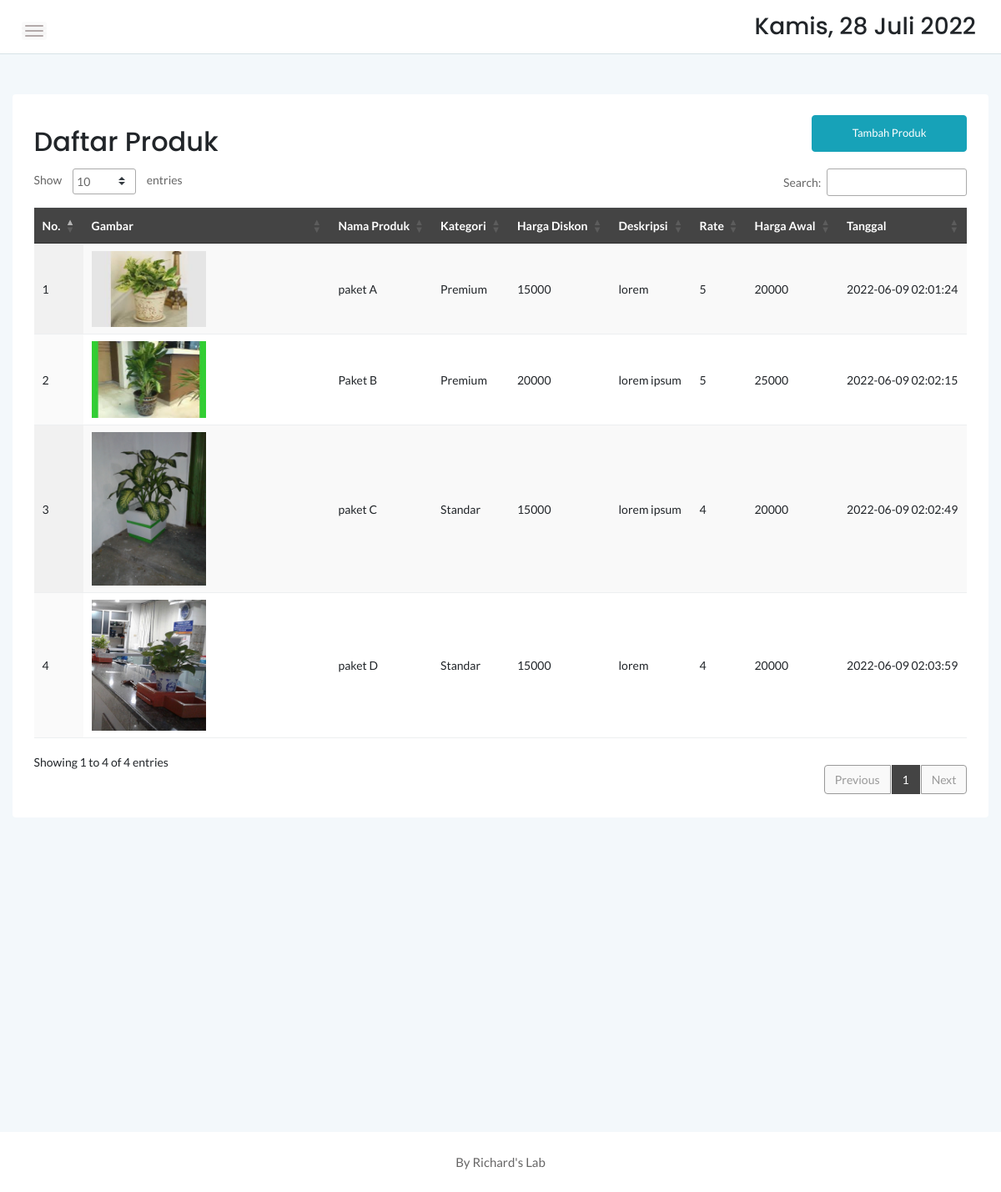
The app's page /admin/produk.php with its own data.
### tables this page shows
CREATE TABLE `produk` (
  `idproduk` int(11) NOT NULL,
  `idkategori` int(11) NOT NULL,
  `namaproduk` varchar(30) NOT NULL,
  `gambar` varchar(100) NOT NULL,
  `deskripsi` varchar(200) NOT NULL,
  `rate` int(11) NOT NULL,
  `hargabefore` int(11) NOT NULL,
  `hargaafter` int(11) NOT NULL,
  `tgldibuat` timestamp NOT NULL DEFAULT current_timestamp(),
  `status` varchar(15) NOT NULL
);

CREATE TABLE `kategori` (
  `idkategori` int(11) NOT NULL,
  `namakategori` varchar(20) NOT NULL,
  `tgldibuat` timestamp NOT NULL DEFAULT current_timestamp()
);

### admin/produk.php (the view, shortened to what this page needs)
<?php
	include '../dbconnect.php';
	?>
<!doctype html>
<html class="no-js" lang="en">
<head>
    <link rel="stylesheet" href="assets/css/bootstrap.min.css">
    <link rel="stylesheet" href="assets/css/font-awesome.min.css">
    <link rel="stylesheet" href="assets/css/themify-icons.css">
    <link rel="stylesheet" href="assets/css/metisMenu.css">
    <link rel="stylesheet" href="assets/css/owl.carousel.min.css">
    <link rel="stylesheet" href="assets/css/slicknav.min.css">
    <link rel="stylesheet" href="https://www.amcharts.com/lib/3/plugins/export/export.css" type="text/css" media="all" />
	<link rel="stylesheet" type="text/css" href="https://cdn.datatables.net/1.10.20/css/jquery.dataTables.min.css">
    <link rel="stylesheet" type="text/css" href="https://cdn.datatables.net/1.10.20/css/jquery.dataTables.css">
    <link rel="stylesheet" type="text/css" href="https://cdn.datatables.net/1.10.20/css/dataTables.bootstrap4.min.css">
    <link rel="stylesheet" type="text/css" href="https://cdn.datatables.net/responsive/2.2.3/css/responsive.bootstrap.min.css">
    <link rel="stylesheet" type="text/css" href="https://cdn.datatables.net/responsive/2.2.3/css/responsive.jqueryui.min.css">
	<link rel="stylesheet" type="text/css" href="https://cdn.datatables.net/buttons/1.5.2/css/buttons.dataTables.min.css">
    <link rel="stylesheet" href="assets/css/typography.css">
    <link rel="stylesheet" href="assets/css/default-css.css">
    <link rel="stylesheet" href="assets/css/styles.css">
    <link rel="stylesheet" href="assets/css/responsive.css">
</head>
<body>
    <div class="page-container">
        <div class="main-content">
            <div class="header-area">
                <div class="row align-items-center">
                    <div class="col-md-6 col-sm-8 clearfix">
                        <div class="nav-btn pull-left">
                            <span></span>
                            <span></span>
                            <span></span>
                        </div>
                    </div>
                    <div class="col-md-6 col-sm-4 clearfix">
                        <ul class="notification-area pull-right">
                            <li><h3><div class="date">
						</b></div></h3>
						</li>
                        </ul>
                    </div>
                </div>
            </div>
            <div class="main-content-inner">
                <div class="row mt-5 mb-5">
                    <div class="col-12">
                        <div class="card">
                            <div class="card-body">
                                <div class="d-sm-flex justify-content-between align-items-center">
									<h2>Daftar Produk</h2>
									<button style="margin-bottom:20px" data-toggle="modal" data-target="#myModal" class="btn btn-info col-md-2">Tambah Produk</button>
                                </div>
                                    <div class="data-tables datatable-dark">
										 <table id="dataTable3" class="display" style="width:100%"><thead class="thead-dark">
											<tr>
												<th>No.</th>
												<th>Gambar</th>
												<th>Nama Produk</th>
												<th>Kategori</th>
												<th>Harga Diskon</th>
												<th>Deskripsi</th>
												<th>Rate</th>
												<th>Harga Awal</th>
												<th>Tanggal</th>
											</tr></thead><tbody>
											<?php
											$brgs=mysqli_query($conn,"SELECT * from kategori k, produk p where k.idkategori=p.idkategori order by idproduk ASC");
											$no=1;
											while($p=mysqli_fetch_array($brgs)){
												?>
												<tr>
													<td><?php echo $no++ ?></td>
													<td><img src="../<?php echo $p['gambar'] ?>" width="50%"\></td>
													<td><?php echo $p['namaproduk'] ?></td>
													<td><?php echo $p['namakategori'] ?></td>
													<td><?php echo $p['hargaafter'] ?></td>
													<td><?php echo $p['deskripsi'] ?></td>
													<td><?php echo $p['rate'] ?></td>
													<td><?php echo $p['hargabefore'] ?></td>
													<td><?php echo $p['tgldibuat'] ?></td>
												</tr>
												<?php
											}
											?>
										</tbody>
										</table>
                                    </div>
								 </div>
                            </div>
                        </div>
                    </div>
                </div>
            </div>
        </div>
        <footer>
            <div class="footer-area">
                <p>By Richard's Lab</p>
            </div>
        </footer>
</body>
</html>

### admin/assets/css/styles.css (style rules this page uses)
.page-container { width: 100%; height: 100%; min-height: 100vh; padding-left: 280px; -webkit-transition: padding-left 0.3s ease 0s; transition: padding-left 0.3s ease 0s; }
.card { border: none; border-radius: 4px; background-color: #fff; -webkit-transition: all 0.3s ease 0s; transition: all 0.3s ease 0s; }
.card-body { padding: 25.6px; padding: 1.6rem; }
.main-content { width: 100%; background: #F3F8FB; }
.main-content-inner { padding: 0 30px 50px; }
.header-area { padding: 15px 30px; background: #fff; border-bottom: 1px solid #d8e3e7; }
.nav-btn { margin-right: 30px; margin-top: 10px; cursor: pointer; }
.nav-btn span { display: block; width: 22px; height: 2px; background: #b3aaaa; margin: 4px 0; border-radius: 15px; -webkit-transition: all 0.3s ease 0s; transition: all 0.3s ease 0s; box-shadow: 0 0 0 4px rgba(99, 96, 96, 0.03); }
.notification-area { -webkit-user-select: none; -moz-user-select: none; -ms-user-select: none; user-select: none; position: relative; z-index: 1; }
.notification-area li { display: inline-block; margin-left: 20px; cursor: pointer; -webkit-user-select: none; -moz-user-select: none; -ms-user-select: none; user-select: none; }
.footer-area { text-align: center; padding: 23px 0 19px; background: #fff; }
.footer-area p { color: #676666; margin-bottom: 0; }
.btn { padding: 11px 17px; font-size: 13px; letter-spacing: 0; }
table tr th { border-bottom: none; }
table tr th, table tr td { border-top: 1px solid rgba(120, 130, 140, 0.13) !important; }
table.dataTable.no-footer { border-bottom: 1px solid rgba(120, 130, 140, 0.13) !important; }
table.dataTable thead th, table.dataTable thead td { border-bottom-color: transparent; }
.datatable-dark thead { background: #444; color: #fff; }

### admin/assets/css/responsive.css (style rules this page uses)
@media (min-width: 1200px) and (max-width: 1364px) { .main-content-inner { padding: 0 15px 50px; } }
@media (min-width: 1200px) and (max-width: 1364px) { .page-container, .sbar_collapsed.page-container { padding-left: 0; } }

### records on screen
produk: gambar (picture), namaproduk "paket A", idkategori.namakategori "Premium", hargaafter "15000", deskripsi "lorem", rate "5", hargabefore "20000", tgldibuat "2022-06-09 02:01:24"
produk: gambar (picture), namaproduk "Paket B", idkategori.namakategori "Premium", hargaafter "20000", deskripsi "lorem ipsum", rate "5", hargabefore "25000", tgldibuat "2022-06-09 02:02:15"
produk: gambar (picture), namaproduk "paket C", idkategori.namakategori "Standar", hargaafter "15000", deskripsi "lorem ipsum", rate "4", hargabefore "20000", tgldibuat "2022-06-09 02:02:49"
produk: gambar (picture), namaproduk "paket D", idkategori.namakategori "Standar", hargaafter "15000", deskripsi "lorem", rate "4", hargabefore "20000", tgldibuat "2022-06-09 02:03:59"
